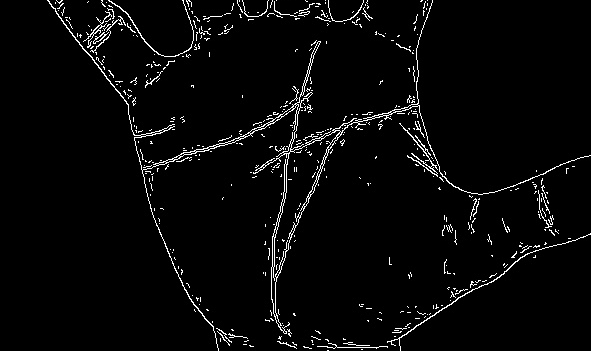
#> input picture code/out.png, 591 x 351 px
$ python zoom.py   (older library calls are emulated)
#> lines starting #> are read from the running program, lines starting #| are printed output that depends on the picture
from PIL import Image
import os
image_file = "out.png"
img_org = Image.open(image_file)
#> img_org is the input picture: PIL image 591x351 L; min 0, max 255, mean 8.4
width_org, height_org = img_org.size
#> width_org = 591; height_org = 351
factor = 2
width = int(width_org * factor)
#> width = 1182
height = int(height_org * factor)
#> height = 702
img_anti = img_org.resize((width, height), Image.ANTIALIAS)
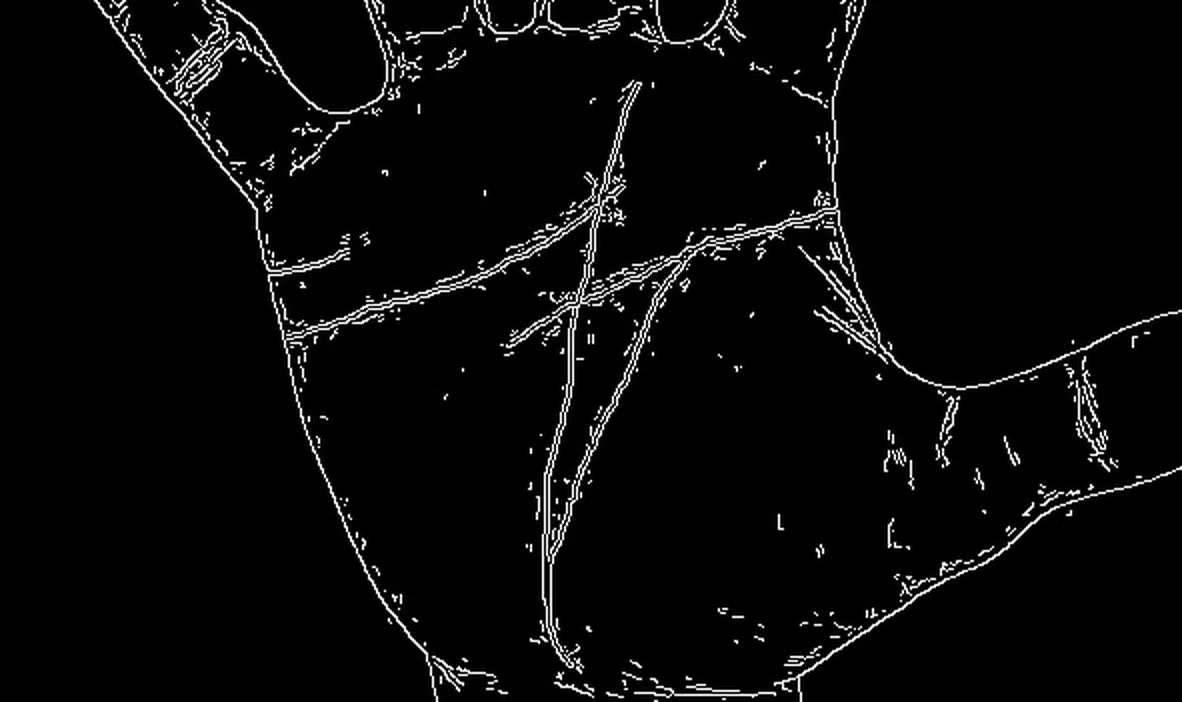
#> img_anti: PIL image 1182x702 L; min 0, max 255, mean 9.3
name, ext = os.path.splitext(image_file)

new_image_file = "out_zoomed%s" % (ext)
img_anti.save(new_image_file)
print("resized file saved as %s" % new_image_file)

#import webbrowser
#webbrowser.open(new_image_file)
